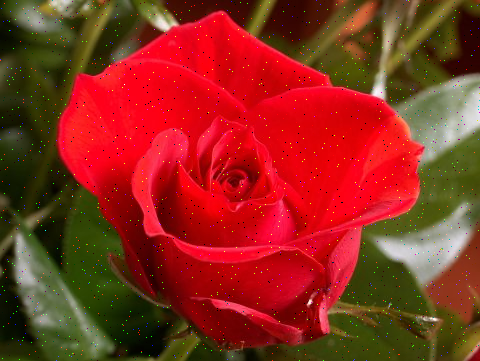
#> input picture Lab01/1612855_1612858_BT02/Source/rose.png, 480 x 361 px
$ python 1612855_1612858_BT02.py rose.png traffic.png
#> lines starting #> are read from the running program, lines starting #| are printed output that depends on the picture
import sys
import cv2 as cv
import numpy as np
from EdgeDetector import Sobel, Prewitt, Laplace, Canny

def show(name, srcImage, dstImage, Gx = None, Gy = None):
    if (name == "Prewitt" or name == "Sobel"):
        cv.imshow("Gradient by x", Gx)
        cv.imshow("Gradient by y", Gy)
    cv.imshow(name, dstImage)


def main():
    if len(sys.argv) != 3:
        print('Syntax error!')
        return -1
    filename = sys.argv[1]
    operator = sys.argv[2]
    srcImage = cv.imread(filename, cv.IMREAD_GRAYSCALE)
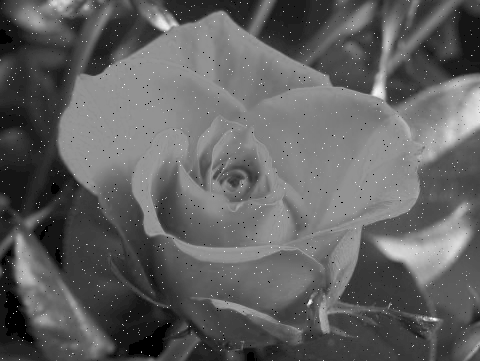
#> srcImage: shape (361, 480); min 0, max 255, mean 96.8
    if srcImage is None:
        print('Opening image error!')
        return -1

    cv.imshow("Source image", srcImage)

    if operator == "--sobel":
        Gx, Gy, dstImage = Sobel(srcImage)
        show( "Sobel", srcImage, dstImage, Gx, Gy)
    elif operator == "--prewitt":
        Gx, Gy, dstImage = Prewitt(srcImage)
        show("Prewitt", srcImage, dstImage, Gx, Gy)
    elif operator == "--laplace":
        dstImage = Laplace(srcImage)
        show("Laplace", srcImage, dstImage)
    elif operator == "--canny":
        dstImage, low, high = Canny(srcImage)
        show("Canny", srcImage, dstImage)
        blurImg = cv.GaussianBlur(srcImage, (5, 5), 1.4)
        CannyByOpenCV = cv.Canny(blurImg, low, high)
        cv.imshow("Canny by OpenCV", CannyByOpenCV)
    else:
        print('Syntax error!')
        return -1;
    cv.waitKey(0)
    cv.destroyAllWindows()

    return 0


if __name__ == "__main__":
    main()
